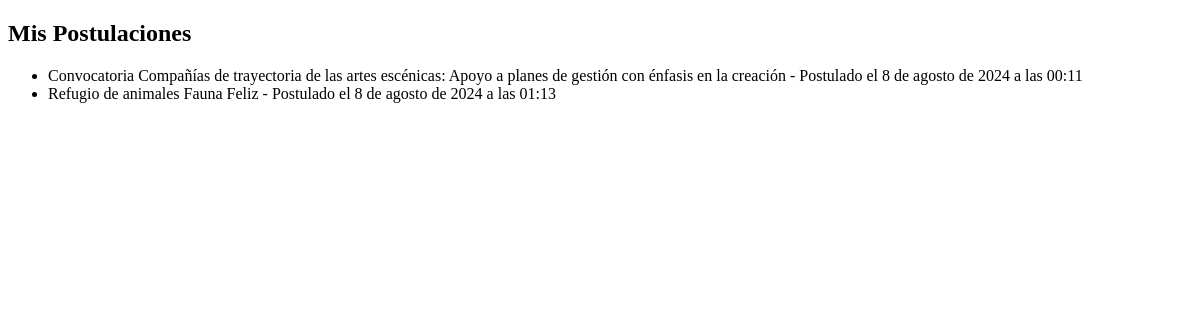
Page /mis_postulaciones/ (signed in) on the earlier database version.
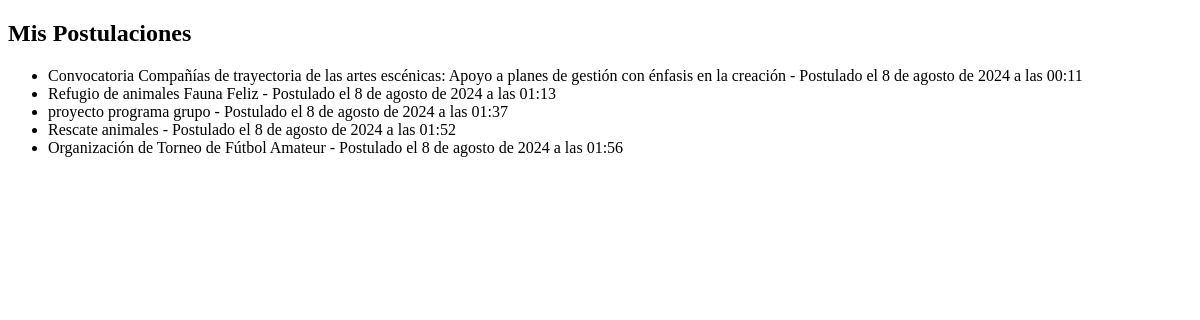
Same page on the later database version.
### myapp/models.py (models this page shows, shortened)
class Postulacion(models.Model):
    ESTADO_CHOICES = [
        ('pendiente', 'Pendiente'),
        ('aceptada', 'Aceptada'),
        ('rechazada', 'Rechazada'),
    ]
    proyecto = models.ForeignKey(Proyecto, on_delete=models.CASCADE)
    usuario = models.ForeignKey(User, on_delete=models.CASCADE)
    estado = models.CharField(max_length=10, choices=ESTADO_CHOICES, default='pendiente')
    fecha_postulacion = models.DateTimeField(auto_now_add=True)
    class Meta:
        unique_together = ('proyecto', 'usuario')

class Proyecto(models.Model):
    nombre = models.CharField(max_length=200)
    descripcion = models.TextField()
    fecha_inicio = models.DateField()
    fecha_fin = models.DateField()
    ciudad = models.CharField(max_length=100, blank=True, null=True)
    imagen = models.ImageField(upload_to='proyectos/', blank=True, null=True)
    categoria = models.CharField(max_length=100, choices=[
        ('tecnologia', 'Tecnología'),
        ('educacion', 'Educación'),
        ('salud', 'Salud'),
        ('finanzas', 'Finanzas'),
        ('energia', 'Energía'),
        ('animales', 'Animales'),
    ], default='tecnologia')
    creador = models.ForeignKey(User, on_delete=models.CASCADE, related_name='proyectos_creados')
    colaboradores = models.ManyToManyField(User, related_name='proyectos_colaborados', blank=True)

### myapp/views.py (the view)
# urls.py: path('mis_postulaciones/', views.mis_postulaciones, name='mis_postulaciones'),
@login_required
def mis_postulaciones(request):
    postulaciones = Postulacion.objects.filter(usuario=request.user)
    return render(request, 'myapp/mis_postulaciones.html', {'postulaciones': postulaciones})

### myapp/templates/myapp/mis_postulaciones.html (shortened to what this page needs)
<!DOCTYPE html>
<html>
<head>
</head>
<body>
    <h2>Mis Postulaciones</h2>
    <ul>
        {% for postulacion in postulaciones %}
            <li>{{ postulacion.proyecto.nombre }} - Postulado el {{ postulacion.fecha_postulacion }}</li>
        {% endfor %}
    </ul>
</body>
</html>

Differences in the rows shown:
added Postulacion: proyecto.nombre "proyecto programa grupo", fecha_postulacion "8 de agosto de 2024 a las 01:37"
added Postulacion: proyecto.nombre "Rescate animales", fecha_postulacion "8 de agosto de 2024 a las 01:52"
added Postulacion: proyecto.nombre "Organización de Torneo de Fútbol Amateur", fecha_postulacion "8 de agosto de 2024 a las 01:56"
